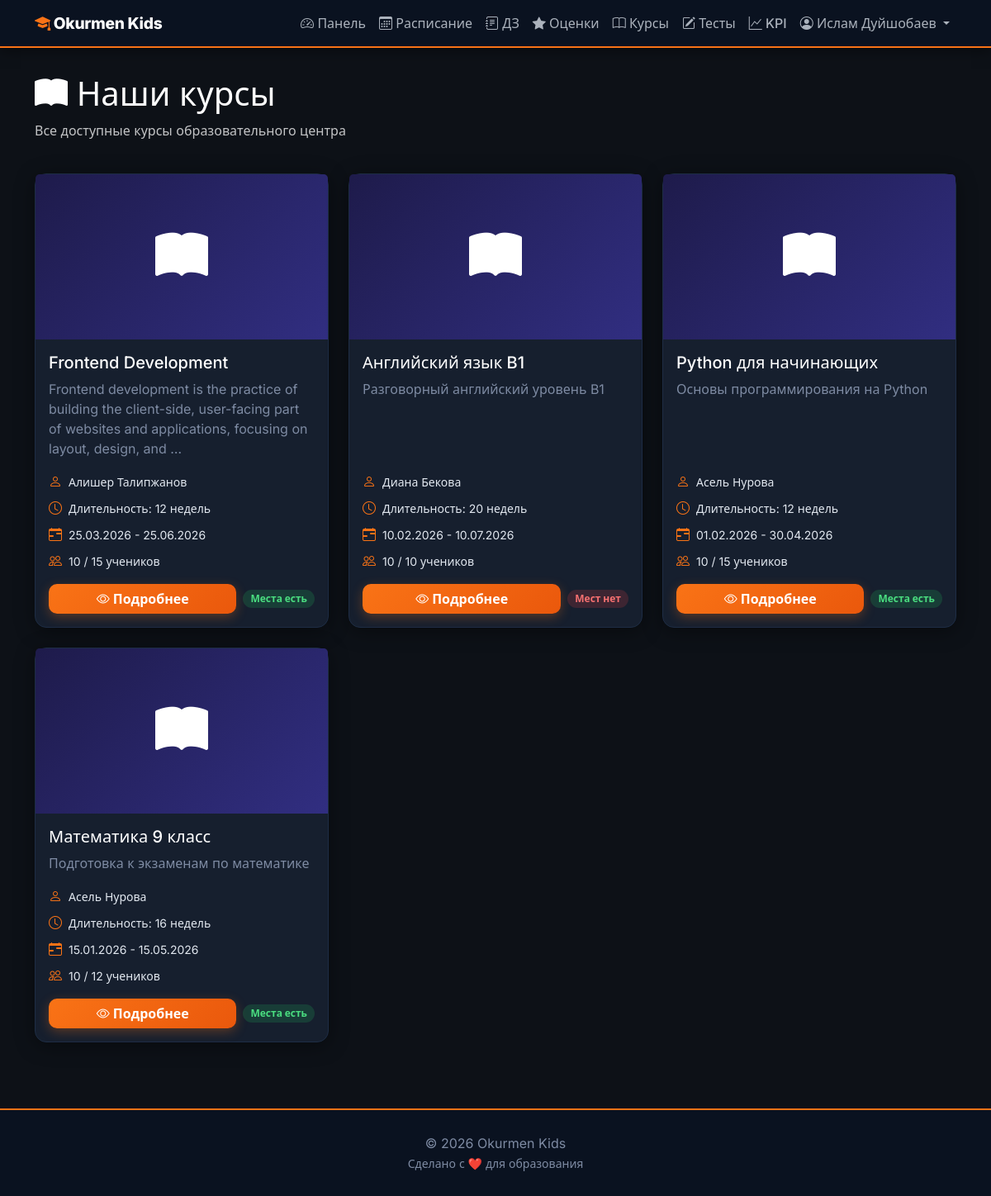
The page /courses/ (signed in) on the database its author committed.
### education/models/user.py (models this page shows, shortened)
class User(AbstractUser):
    ROLE_CHOICES = (
        ('admin', 'Администратор'),
        ('mentor', 'Ментор'),
        ('parent', 'Родитель'),
        ('student', 'Ученик'),
    )
    role = models.CharField(max_length=10, choices=ROLE_CHOICES, default='parent')
    phone = models.CharField(max_length=20, blank=True)
    avatar = models.ImageField(upload_to='avatars/', blank=True, null=True)
    date_of_birth = models.DateField(blank=True, null=True)
    address = models.TextField(blank=True)

### education/models/course.py (models this page shows, shortened)
class Course(models.Model):
    name = models.CharField(max_length=200)
    description = models.TextField()
    icon = models.ImageField(upload_to='course_icons/', blank=True, null=True, verbose_name='Иконка курса')
    cover_image = models.ImageField(upload_to='course_covers/', blank=True, null=True, verbose_name='Обложка курса')
    mentor = models.ForeignKey(Mentor, on_delete=models.SET_NULL, null=True, related_name='courses')
    duration_weeks = models.IntegerField()
    max_students = models.IntegerField(default=15)
    start_date = models.DateField()
    end_date = models.DateField()
    is_active = models.BooleanField(default=True)
    created_at = models.DateTimeField(auto_now_add=True)
    class Meta:
        verbose_name = 'Курс'
        verbose_name_plural = 'Курсы'
        ordering = ['-start_date']

### education/models/mentor.py (models this page shows, shortened)
class Mentor(models.Model):
    user = models.OneToOneField(User, on_delete=models.CASCADE, related_name='mentor_profile')
    photo = models.ImageField(upload_to='mentors/', blank=True, null=True, verbose_name='Фото ментора')
    specialization = models.CharField(max_length=200)
    bio = models.TextField(blank=True)
    experience_years = models.IntegerField(default=0)
    education = models.TextField(blank=True)
    hire_date = models.DateField(default=timezone.now)
    class Meta:
        verbose_name = 'Ментор'
        verbose_name_plural = 'Менторы'

### education/views.py (the view)
# urls.py: path('courses/', views.course_list, name='course_list'),
@login_required
def course_list(request):
    courses = Course.objects.filter(is_active=True).select_related('mentor')
    return render(request, 'course_list.html', {'courses': courses})

### education/context_processors.py (called while the page is built, shortened)
def notifications(request):
    if not request.user.is_authenticated:
        return {}
    if request.user.role not in ('admin', 'mentor'):
        return {}

### education/templates/course_list.html (shortened to what this page needs)
{% extends 'base.html' %}
{% block content %}
<div class="row">
    <div class="col-12 mb-4">
        <h1 class="text-white">
            <i class="bi bi-book-fill"></i> Наши курсы
        </h1>
        <p class="text-white opacity-75">Все доступные курсы образовательного центра</p>
    </div>
</div>
<div class="row g-4">
    {% if courses %}
        {% for course in courses %}
            <div class="col-md-6 col-lg-4">
                <div class="card h-100">
                    {% if course.cover_image %}
                        <img src="{{ course.cover_image.url }}" class="card-img-top cover-200" alt="{{ course.name }}">
                    {% elif course.icon %}
                        <img src="{{ course.icon.url }}" class="card-img-top cover-200" alt="{{ course.name }}">
                    {% else %}
                        <div class="card-img-top d-flex align-items-center justify-content-center bg-grad-purple h-200">
                            <i class="bi bi-book-fill text-white icon-4x"></i>
                        </div>
                    {% endif %}
                    <div class="card-body d-flex flex-column">
                        <h5 class="card-title">{{ course.name }}</h5>
                        <p class="card-text text-muted flex-grow-1">
                            {{ course.description|truncatewords:20 }}
                        </p>
                        <div class="mb-3">
                            <div class="d-flex align-items-center mb-2">
                                <i class="bi bi-person text-primary me-2"></i>
                                <small>{{ course.mentor.user.get_full_name }}</small>
                            </div>
                            <div class="d-flex align-items-center mb-2">
                                <i class="bi bi-clock text-primary me-2"></i>
                                <small>Длительность: {{ course.duration_weeks }} недель</small>
                            </div>
                            <div class="d-flex align-items-center mb-2">
                                <i class="bi bi-calendar-range text-primary me-2"></i>
                                <small>{{ course.start_date|date:"d.m.Y" }} - {{ course.end_date|date:"d.m.Y" }}</small>
                            </div>
                            <div class="d-flex align-items-center">
                                <i class="bi bi-people text-primary me-2"></i>
                                <small>{{ course.enrollments.count }} / {{ course.max_students }} учеников</small>
                            </div>
                        </div>
                        <div class="d-flex gap-2">
                            <a href="{% url 'course_detail' course.id %}" class="btn btn-primary flex-grow-1">
                                <i class="bi bi-eye"></i> Подробнее
                            </a>
                            {% if course.enrollments.count < course.max_students %}
                                <span class="badge bg-success align-self-center">Места есть</span>
                            {% else %}
                                <span class="badge bg-danger align-self-center">Мест нет</span>
                            {% endif %}
                        </div>
                    </div>
                </div>
            </div>
        {% endfor %}
    {% endif %}
</div>
{% endblock %}

### education/templates/base.html (shortened to what this page needs)
<!DOCTYPE html>
{% load static %}
<html lang="ru">
<head>
    <link href="https://cdn.jsdelivr.net/npm/bootstrap@5.3.0/dist/css/bootstrap.min.css" rel="stylesheet">
    <link rel="stylesheet" href="https://cdn.jsdelivr.net/npm/bootstrap-icons@1.10.0/font/bootstrap-icons.css">
    <link rel="stylesheet" href="{% static 'css/theme.css' %}">
</head>
<body>
<nav class="navbar navbar-expand-lg sticky-top">
    <div class="container">
        <a class="navbar-brand" href="{% url 'home' %}">
            <i class="bi bi-mortarboard-fill"></i> Okurmen Kids
        </a>
        <div class="collapse navbar-collapse" id="navbarNav">
            <ul class="navbar-nav ms-auto">
                {% if user.is_authenticated %}
                    <li class="nav-item">
                        <a class="nav-link" href="{% url 'dashboard' %}">
                            <i class="bi bi-speedometer2"></i> Панель
                        </a>
                    </li>
                    <li class="nav-item">
                        <a class="nav-link" href="{% url 'schedule' %}">
                            <i class="bi bi-calendar3"></i> Расписание
                        </a>
                    </li>
                    <li class="nav-item">
                        <a class="nav-link" href="{% url 'homework_list' %}">
                            <i class="bi bi-journal-text"></i> ДЗ
                        </a>
                    </li>
                    <li class="nav-item">
                        <a class="nav-link" href="{% url 'grades' %}">
                            <i class="bi bi-star-fill"></i> Оценки
                        </a>
                    </li>
                    <li class="nav-item">
                        <a class="nav-link" href="{% url 'course_list' %}">
                            <i class="bi bi-book"></i> Курсы
                        </a>
                    </li>
                    {% if user.role == 'student' %}
                    <li class="nav-item">
                        <a class="nav-link" href="{% url 'test_my_results' %}">
                            <i class="bi bi-pencil-square"></i> Тесты
                        </a>
                    </li>
                    {% endif %}
                    {% if user.role == 'student' or user.role == 'parent' %}
                    <li class="nav-item">
                        <a class="nav-link" href="{% url 'student_kpi' %}">
                            <i class="bi bi-graph-up"></i> KPI
                        </a>
                    </li>
                    {% elif user.role == 'mentor' %}
                    <li class="nav-item">
                        <a class="nav-link" href="{% url 'mentor_kpi' %}">
                            <i class="bi bi-graph-up-arrow"></i> KPI
                        </a>
                    </li>
                    {% elif user.role == 'admin' %}
                    <li class="nav-item">
                        <a class="nav-link" href="{% url 'admin_kpi' %}">
                            <i class="bi bi-speedometer2"></i> KPI
                        </a>
                    </li>
                    {% endif %}
                    <li class="nav-item dropdown">
                        <a class="nav-link dropdown-toggle" href="#" data-bs-toggle="dropdown">
                            <i class="bi bi-person-circle"></i> {{ user.get_full_name }}
                        </a>
                    </li>
                {% endif %}
            </ul>
        </div>
    </div>
</nav>
<main class="main-content">
    <div class="container">
        {% block content %}{% endblock %}
    </div>
</main>
<footer class="footer text-center">
    <div class="container">
        <p class="mb-0">&copy; 2026 Okurmen Kids</p>
        <small>Сделано с ❤️ для образования</small>
    </div>
</footer>
</body>
</html>

### static/css/theme.css (style rules this page uses)
:root { --ok-bg: #0d1117; --ok-surface: #161f2e; --ok-surface-2: #1e2d45; --ok-nav: #0a1220; --ok-primary: #0d2461; --ok-accent: #f97316; --ok-accent-dark: #ea580c; --ok-accent-soft: rgba(249,115,22,.12); --ok-text: #e2e8f0; --ok-muted: #7e8ba3; --ok-white: #ffffff; --ok-border: #1e2d45; --ok-border-2:#263850; --ok-success: #22c55e; --ok-warning: #f59e0b; --ok-danger: #ef4444; --ok-info: #38bdf8; --ok-radius: 14px; --ok-radius-sm: 10px; --ok-shadow: 0 4px 24px rgba(0,0,0,.40); --ok-shadow-lg: 0 12px 48px rgba(0,0,0,.55); }
.text-primary { color: var(--ok-accent) !important; }
.text-muted { color: var(--ok-muted) !important; }
.text-white { color: var(--ok-white) !important; }
*, *::before, *::after { box-sizing: border-box; }
body { font-family: 'Inter', ui-sans-serif, system-ui, -apple-system, Segoe UI, Roboto, Helvetica, Arial, "Apple Color Emoji", "Segoe UI Emoji"; color: var(--ok-text); background: var(--ok-bg); -webkit-font-smoothing: antialiased; -moz-osx-font-smoothing: grayscale; }
.container, .container-fluid { padding-left: 12px; padding-right: 12px; }
a { color: var(--ok-accent); }
.navbar { background: var(--ok-nav) !important; box-shadow: 0 2px 16px rgba(0,0,0,.5); border-bottom: 2px solid var(--ok-accent); }
.navbar .navbar-brand { font-weight: 800; font-size: 1.2rem; color: var(--ok-white) !important; letter-spacing: -.3px; }
.navbar .navbar-brand i { color: var(--ok-accent); }
.navbar .nav-link { color: rgba(226,232,240,.75) !important; font-weight: 500; transition: color .2s; }
.card { background: var(--ok-surface); border: 1px solid var(--ok-border); border-radius: var(--ok-radius); box-shadow: var(--ok-shadow); color: var(--ok-text); transition: box-shadow .25s ease, transform .25s ease; }
.card-body { color: var(--ok-text); }
.card-title { color: var(--ok-white); }
.card-text { color: var(--ok-muted); }
.bg-grad-purple { background: linear-gradient(135deg, #1e1b4b 0%, #312e81 100%); }
.btn { border-radius: var(--ok-radius-sm); font-weight: 600; transition: all .2s; }
.btn-primary { background: linear-gradient(135deg, var(--ok-accent) 0%, var(--ok-accent-dark) 100%); border: none; color: var(--ok-white); box-shadow: 0 4px 14px rgba(249,115,22,.30); }
.badge { border-radius: 999px; padding: .45em .75em; font-weight: 700; font-size: .75rem; }
.badge.bg-success { background: rgba(34,197,94,.18) !important; color: #4ade80; }
.badge.bg-danger { background: rgba(239,68,68,.18) !important; color: #f87171; }
.footer { background: var(--ok-nav); color: var(--ok-muted); padding: 1.75rem 0; margin-top: 3rem; border-top: 2px solid var(--ok-accent); }
.main-content { padding: 2rem 0; min-height: calc(100vh - 180px); }
.icon-4x { font-size: 4rem !important; }
.h-200 { height: 200px; }

### rows shown on the page
User: get_full_name "Ислам Дуйшобаев"
Course: name "Frontend Development", description "Frontend development is the practice of building the client-side, user-facing part of websites and applications, focusing on layout, design, and …", mentor.user.get_full_name "Алишер Талипжанов", duration_weeks "12", start_date "25.03.2026", end_date "25.06.2026", enrollments.count "10", max_students "15", shows "Места есть"
Course: name "Английский язык B1", description "Разговорный английский уровень B1", mentor.user.get_full_name "Диана Бекова", duration_weeks "20", start_date "10.02.2026", end_date "10.07.2026", enrollments.count "10", max_students "10", shows "Мест нет"
Course: name "Python для начинающих", description "Основы программирования на Python", mentor.user.get_full_name "Асель Нурова", duration_weeks "12", start_date "01.02.2026", end_date "30.04.2026", enrollments.count "10", max_students "15", shows "Места есть"
Course: name "Математика 9 класс", description "Подготовка к экзаменам по математике", mentor.user.get_full_name "Асель Нурова", duration_weeks "16", start_date "15.01.2026", end_date "15.05.2026", enrollments.count "10", max_students "12", shows "Места есть"
